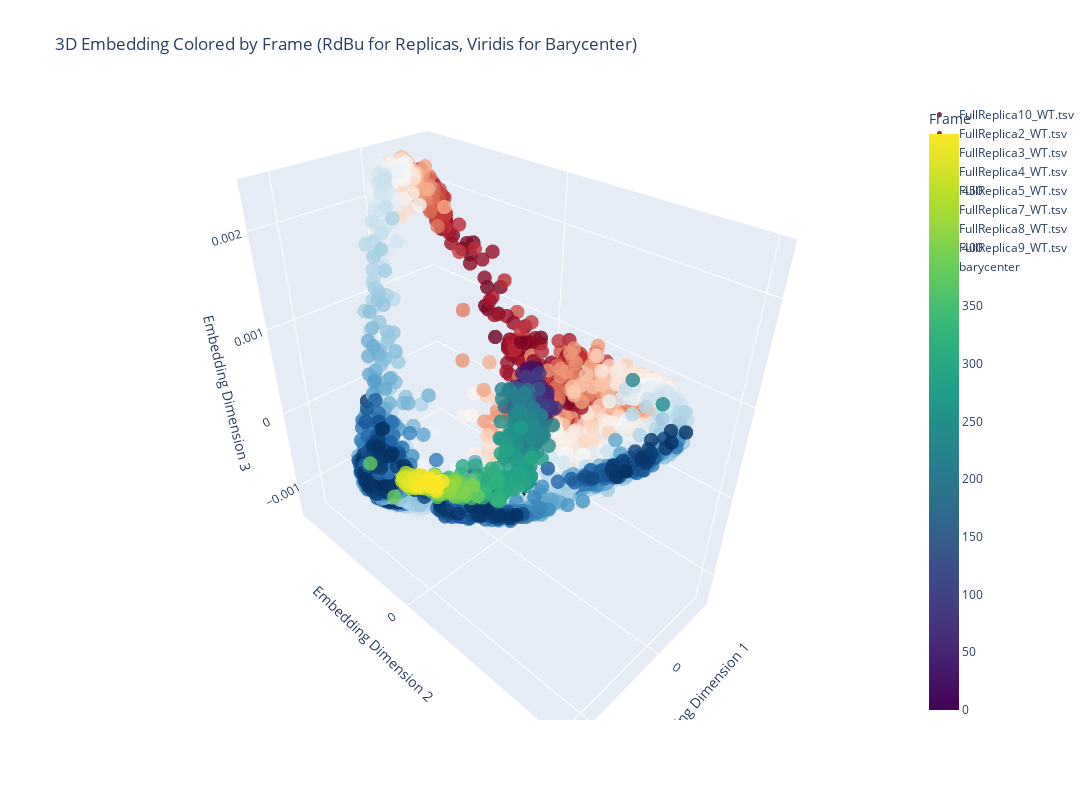

The cell this chart's notebook holds for it:
### Code cell
# Create the interactive 3D scatter plot
fig = go.Figure()

for replica in np.unique(meta_data_bary['Rep']):
    mask = meta_data_bary['Rep'] == replica
    color_vals = meta_data_bary[mask]['Frame']

    fig.add_trace(go.Scatter3d(
        x=reduced_emb[mask, 0],
        y=reduced_emb[mask, 1],
        z=reduced_emb[mask, 2],
        mode='markers',
        marker=dict(
            size=5 if replica == 'barycenter' else 5,
            color=color_vals,
            colorscale='Viridis' if replica == 'barycenter' else 'RdBu',
            opacity=0.8,
            colorbar=dict(title="Frame") if replica == 'barycenter' else None,
        ),
        name=replica
    ))

# Update layout
fig.update_layout(
    title="3D Embedding Colored by Frame (RdBu for Replicas, Viridis for Barycenter)",
    scene=dict(
        xaxis_title="Embedding Dimension 1",
        yaxis_title="Embedding Dimension 2",
        zaxis_title="Embedding Dimension 3"
    ),
    width=1400,
    height=800
)

fig.show()

### Figure 1 — Plotly figure (JSON) as saved in the notebook; plotly's stock layout.template omitted (floating-point values rounded to 4 significant figures; data arrays with more than 128 entries replaced by an {"elided": "..."} marker saying what was removed)
{"data": [{"marker": {"color": {"elided": "492 int values"}, "colorscale": [[0, "rgb(103,0,31)"], [0.1, "rgb(178,24,43)"], [0.2, "rgb(214,96,77)"], [0.3, "rgb(244,165,130)"], [0.4, "rgb(253,219,199)"], [0.5, "rgb(247,247,247)"], [0.6, "rgb(209,229,240)"], [0.7, "rgb(146,197,222)"], [0.8, "rgb(67,147,195)"], [0.9, "rgb(33,102,172)"], [1, "rgb(5,48,97)"]], "opacity": 0.8, "size": 5}, "mode": "markers", "name": "FullReplica10_WT.tsv", "type": "scatter3d", "x": {"elided": "492 float values"}, "y": {"elided": "492 float values"}, "z": {"elided": "492 float values"}}, {"marker": {"color": {"elided": "495 int values"}, "colorscale": [[0, "rgb(103,0,31)"], [0.1, "rgb(178,24,43)"], [0.2, "rgb(214,96,77)"], [0.3, "rgb(244,165,130)"], [0.4, "rgb(253,219,199)"], [0.5, "rgb(247,247,247)"], [0.6, "rgb(209,229,240)"], [0.7, "rgb(146,197,222)"], [0.8, "rgb(67,147,195)"], [0.9, "rgb(33,102,172)"], [1, "rgb(5,48,97)"]], "opacity": 0.8, "size": 5}, "mode": "markers", "name": "FullReplica2_WT.tsv", "type": "scatter3d", "x": {"elided": "495 float values"}, "y": {"elided": "495 float values"}, "z": {"elided": "495 float values"}}, {"marker": {"color": {"elided": "490 int values"}, "colorscale": [[0, "rgb(103,0,31)"], [0.1, "rgb(178,24,43)"], [0.2, "rgb(214,96,77)"], [0.3, "rgb(244,165,130)"], [0.4, "rgb(253,219,199)"], [0.5, "rgb(247,247,247)"], [0.6, "rgb(209,229,240)"], [0.7, "rgb(146,197,222)"], [0.8, "rgb(67,147,195)"], [0.9, "rgb(33,102,172)"], [1, "rgb(5,48,97)"]], "opacity": 0.8, "size": 5}, "mode": "markers", "name": "FullReplica3_WT.tsv", "type": "scatter3d", "x": {"elided": "490 float values"}, "y": {"elided": "490 float values"}, "z": {"elided": "490 float values"}}, {"marker": {"color": {"elided": "500 int values"}, "colorscale": [[0, "rgb(103,0,31)"], [0.1, "rgb(178,24,43)"], [0.2, "rgb(214,96,77)"], [0.3, "rgb(244,165,130)"], [0.4, "rgb(253,219,199)"], [0.5, "rgb(247,247,247)"], [0.6, "rgb(209,229,240)"], [0.7, "rgb(146,197,222)"], [0.8, "rgb(67,147,195)"], [0.9, "rgb(33,102,172)"], [1, "rgb(5,48,97)"]], "opacity": 0.8, "size": 5}, "mode": "markers", "name": "FullReplica4_WT.tsv", "type": "scatter3d", "x": {"elided": "500 float values"}, "y": {"elided": "500 float values"}, "z": {"elided": "500 float values"}}, {"marker": {"color": {"elided": "486 int values"}, "colorscale": [[0, "rgb(103,0,31)"], [0.1, "rgb(178,24,43)"], [0.2, "rgb(214,96,77)"], [0.3, "rgb(244,165,130)"], [0.4, "rgb(253,219,199)"], [0.5, "rgb(247,247,247)"], [0.6, "rgb(209,229,240)"], [0.7, "rgb(146,197,222)"], [0.8, "rgb(67,147,195)"], [0.9, "rgb(33,102,172)"], [1, "rgb(5,48,97)"]], "opacity": 0.8, "size": 5}, "mode": "markers", "name": "FullReplica5_WT.tsv", "type": "scatter3d", "x": {"elided": "486 float values"}, "y": {"elided": "486 float values"}, "z": {"elided": "486 float values"}}, {"marker": {"color": {"elided": "474 int values"}, "colorscale": [[0, "rgb(103,0,31)"], [0.1, "rgb(178,24,43)"], [0.2, "rgb(214,96,77)"], [0.3, "rgb(244,165,130)"], [0.4, "rgb(253,219,199)"], [0.5, "rgb(247,247,247)"], [0.6, "rgb(209,229,240)"], [0.7, "rgb(146,197,222)"], [0.8, "rgb(67,147,195)"], [0.9, "rgb(33,102,172)"], [1, "rgb(5,48,97)"]], "opacity": 0.8, "size": 5}, "mode": "markers", "name": "FullReplica7_WT.tsv", "type": "scatter3d", "x": {"elided": "474 float values"}, "y": {"elided": "474 float values"}, "z": {"elided": "474 float values"}}, {"marker": {"color": {"elided": "500 int values"}, "colorscale": [[0, "rgb(103,0,31)"], [0.1, "rgb(178,24,43)"], [0.2, "rgb(214,96,77)"], [0.3, "rgb(244,165,130)"], [0.4, "rgb(253,219,199)"], [0.5, "rgb(247,247,247)"], [0.6, "rgb(209,229,240)"], [0.7, "rgb(146,197,222)"], [0.8, "rgb(67,147,195)"], [0.9, "rgb(33,102,172)"], [1, "rgb(5,48,97)"]], "opacity": 0.8, "size": 5}, "mode": "markers", "name": "FullReplica8_WT.tsv", "type": "scatter3d", "x": {"elided": "500 float values"}, "y": {"elided": "500 float values"}, "z": {"elided": "500 float values"}}, {"marker": {"color": {"elided": "500 int values"}, "colorscale": [[0, "rgb(103,0,31)"], [0.1, "rgb(178,24,43)"], [0.2, "rgb(214,96,77)"], [0.3, "rgb(244,165,130)"], [0.4, "rgb(253,219,199)"], [0.5, "rgb(247,247,247)"], [0.6, "rgb(209,229,240)"], [0.7, "rgb(146,197,222)"], [0.8, "rgb(67,147,195)"], [0.9, "rgb(33,102,172)"], [1, "rgb(5,48,97)"]], "opacity": 0.8, "size": 5}, "mode": "markers", "name": "FullReplica9_WT.tsv", "type": "scatter3d", "x": {"elided": "500 float values"}, "y": {"elided": "500 float values"}, "z": {"elided": "500 float values"}}, {"marker": {"color": {"elided": "500 int values"}, "colorbar": {"title": {"text": "Frame"}}, "colorscale": [[0, "#440154"], [0.1111, "#482878"], [0.2222, "#3e4989"], [0.3333, "#31688e"], [0.4444, "#26828e"], [0.5556, "#1f9e89"], [0.6667, "#35b779"], [0.7778, "#6ece58"], [0.8889, "#b5de2b"], [1, "#fde725"]], "opacity": 0.8, "size": 5}, "mode": "markers", "name": "barycenter", "type": "scatter3d", "x": {"elided": "500 float values"}, "y": {"elided": "500 float values"}, "z": {"elided": "500 float values"}}], "layout": {"height": 800, "scene": {"xaxis": {"title": {"text": "Embedding Dimension 1"}}, "yaxis": {"title": {"text": "Embedding Dimension 2"}}, "zaxis": {"title": {"text": "Embedding Dimension 3"}}}, "title": {"text": "3D Embedding Colored by Frame (RdBu for Replicas, Viridis for Barycenter)"}, "width": 1400}}
